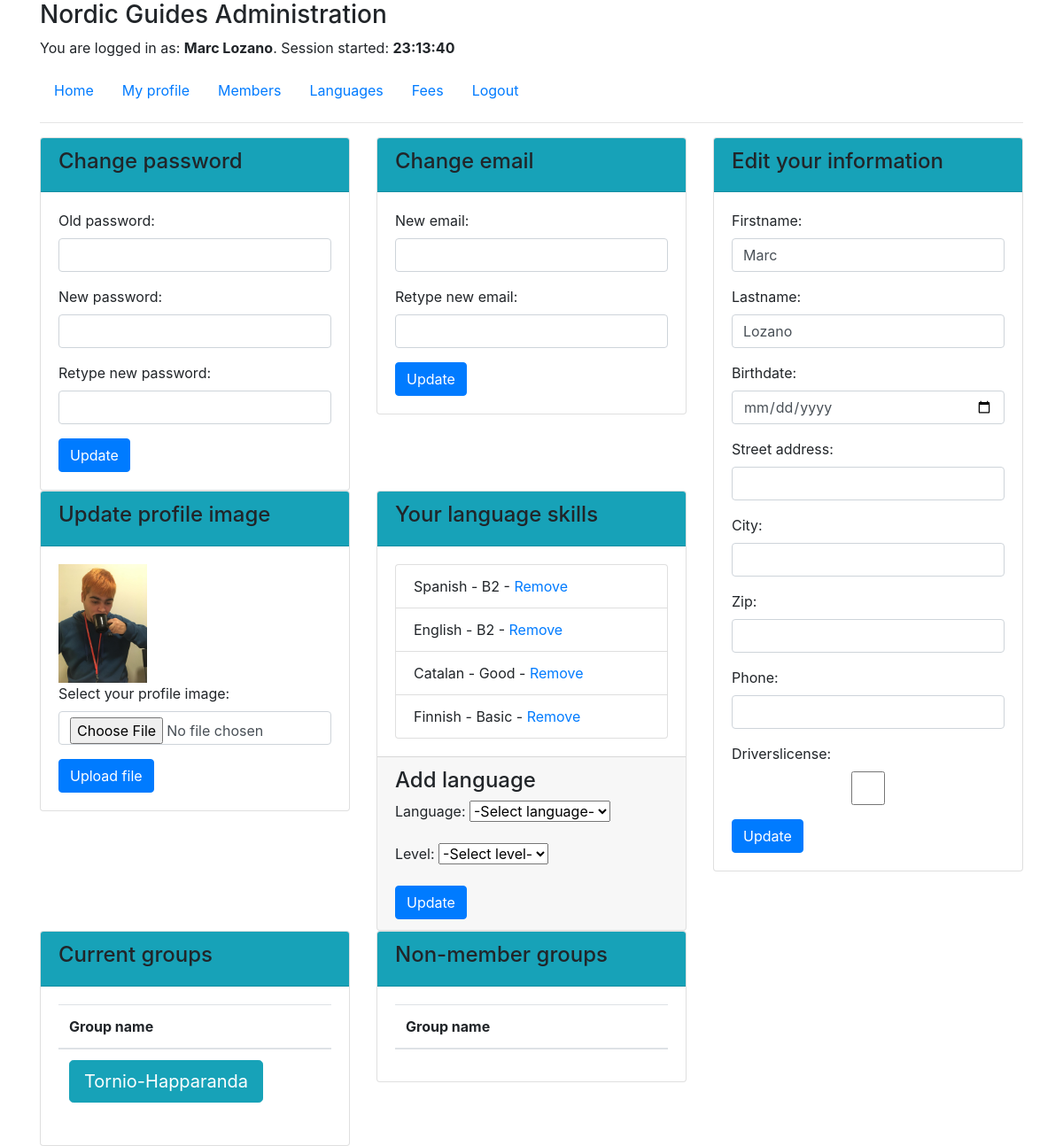
The app's page /FinalAssigment/admin/index.php?page=myprofile (signed in) with its own data.
### tables this page shows
CREATE TABLE `members` (
  `memberID` int(11) NOT NULL,
  `birthdate` date DEFAULT NULL,
  `firstname` varchar(20) NOT NULL,
  `lastname` varchar(50) NOT NULL,
  `street` varchar(50) DEFAULT NULL,
  `city` varchar(30) DEFAULT NULL,
  `zip` varchar(10) DEFAULT NULL,
  `phone` varchar(50) DEFAULT NULL,
  `email` varchar(100) NOT NULL,
  `password` varchar(120) NOT NULL,
  `role` varchar(10) NOT NULL DEFAULT 'member',
  `driverslicense` varchar(10) DEFAULT NULL,
  `profileimage` varchar(100) DEFAULT NULL
);

CREATE TABLE `memberlanguages` (
  `memberlanguagesID` int(11) NOT NULL,
  `memberID` int(11) NOT NULL,
  `language` varchar(20) NOT NULL,
  `level` varchar(20) NOT NULL
);

CREATE TABLE `membergroups` (
  `membergroupID` int(11) NOT NULL,
  `groupID` int(11) NOT NULL,
  `memberID` int(11) NOT NULL
);

CREATE TABLE `groups` (
  `groupID` int(11) NOT NULL,
  `groupname` varchar(100) NOT NULL,
  `groupdescription` text DEFAULT NULL,
  `contactpersonID` int(11) NOT NULL
);

### FinalAssigment/admin/php/myprofile.php (the view, shortened to what this page needs)
<?php
include('../../php/dbConnect.php');
$sql="SELECT * FROM members WHERE memberID=".$_SESSION['userID'];
$result=$conn->query($sql);
$row=$result->fetch_assoc();
?>
<div class="row">
  <div class="col-sm-8">
   <div class="row">
     <div class="col-sm-6">
	  <div class="card">
        <div class="card-header bg-info"><h4>Change password</h4></div>
		<div class="card-body">
        <form action='php/updatepassword.php' method='post'>
        <div class="form-group">
            <label for="pwd">Old password:</label>
            <input type="password" class="form-control" id="pwd" name="oldpwd">
        </div>
        <div class="form-group">
            <label for="pwd">New password:</label>
            <input type="password" class="form-control" id="pwd" name="newpwd1">
        </div>
        <div class="form-group">
            <label for="pwd">Retype new password:</label>
            <input type="password" class="form-control" id="pwd" name="newpwd2">
        </div>
        <button type="submit" class="btn btn-primary">Update</button>
        </form>
		</div>
	  </div>
     </div>
        <div class="col-sm-6">
       <div class="card">
        <div class="card-header bg-info"><h4>Change email</h4></div>
		<div class="card-body">
        <form action='php/updateEmail.php' method='post'>
        <div class="form-group">
            <label for="email">New email:</label>
            <input type="email" class="form-control" id="email" name="newemail1">
        </div>
        <div class="form-group">
            <label for="email">Retype new email:</label>
            <input type="email" class="form-control" id="email" name="newemail2">
        </div>
        <button type="submit" class="btn btn-primary">Update</button>
        </form>
		</div>
	  </div>
     </div>
     <div class="col-sm-6">
	    <div class="card">
         <div class="card-header bg-info"><h4>Update profile image</h4></div>
         <div class="card-body"><?php
            if(!empty($row['profileimage'])){
                echo '<img src="../../images/members/'.$row['profileimage'].'" class="media-object" style="width:100px">';
            }else echo '<p>No image found in database</p>';
             ?>
            <form action="php/saveProfileImg.php" method="post" enctype="multipart/form-data">
                <div class="form-group">
                <label for="imgFile">Select your profile image:</label>
                <input type="file" class="form-control" name="imgFile"></div>
                <button type="submit" class="btn btn-primary">Upload file</button>
            </form>
		 </div>
	    </div>
       </div>
		<div class="col-sm-6">
				<div class="card">
			<div class="card-header bg-info"><h4>Your language skills</h4></div>
			<div class="card-body">
			 <ul class="list-group">
			 <?php
			 $sql="SELECT memberlanguagesID,language,level FROM memberlanguages WHERE memberID=".$_SESSION['userID'];
             $result1=$conn->query($sql);
             while($row1=$result1->fetch_assoc()){
                echo '<li class="list-group-item">';
                echo $row1['language'];
                echo ' - ';
                echo $row1['level'];
                echo ' - ';
                echo '<a href="php/removeLanguage.php?mrlngID='.$row1['memberlanguagesID'].'">Remove</a>';
                echo '</li>';
             }
			 ?>
			 </ul>
			</div>
			<div class="card-footer">
				<h4>Add language</h4>
				<form action="php/addLanguage.php" method="post">
					<div class="form-group">
						<label for="language">Language:</label>
						<select name="language">
							<option value="">-Select language-</option>
						</select>
					</div>
					<div class="form-group">
						<label for="level">Level:</label>
						<select name="level">
							<option value="">-Select level-</option>
						</select>
					</div>
					<button type="submit" class="btn btn-primary">Update</button>
				</form>
			</div>
		</div>
    </div>
            <div class="col-sm-6">
	    <div class="card">
         <div class="card-header bg-info"><h4>Current groups</h4></div>
         <div class="card-body">
                <table class="table table-hover">
                <thead>
      <tr>
        <th>Group name</th>
      </tr>
    </thead>
    <tbody>
      <?php
        $sql="SELECT * FROM groups INNER JOIN membergroups ON groups.groupID=membergroups.groupID INNER JOIN members ON membergroups.memberID=members.memberID WHERE members.memberID=".$_SESSION['userID'];
        $result4=$conn->query($sql);
        while($row3=$result4->fetch_assoc()){
            echo '<tr>';
            echo '<td>';
            echo '<form action="php/updateGroup.php" method="post">';
            echo '<button type="submit" class="btn btn-info btn-lg">'.$row3['groupname'].'</button>';
            echo '</form> ';
            echo '</td>';
            echo '</tr>';
        }
       ?>
    </tbody>
    </table>
		 </div>
	    </div>
       </div>
       <div class="col-sm-6">
	    <div class="card">
         <div class="card-header bg-info"><h4>Non-member groups</h4></div>
         <div class="card-body">
                <table class="table table-hover">
                <thead>
      <tr>
        <th>Group name</th>
      </tr>
    </thead>
    </table>
		 </div>
	    </div>
       </div>
   </div>
  </div>
  <div class="col-sm-4">
	   <div class="card">
        <div class="card-header bg-info"><h4>Edit your information</h4></div>
		<div class="card-body">
        <form action="php/updateMyInfo.php" method="post">
            <div class="form-group">
                <label for="firstname">Firstname:</label>
                <input type="text" class="form-control" name="firstname"
                value="<?php echo $row['firstname']?>">
            </div>
            <div class="form-group">
                <label for="lastname">Lastname:</label>
                <input type="text" class="form-control" name="lastname"
                value="<?php echo $row['lastname']?>">
            </div>
            <div class="form-group">
                <label for="birthdate">Birthdate:</label>
                <input type="date" class="form-control" name="birthdate"
                value="<?php echo $row['birthdate']?>">
            </div>
            <div class="form-group">
                <label for="street">Street address:</label>
                <input type="text" class="form-control" name="street"
                value="<?php echo $row['street']?>">
            </div>
			<div class="form-group">
                <label for="city">City:</label>
                <input type="text" class="form-control" name="city"
                value="<?php echo $row['city']?>">
            </div>
			<div class="form-group">
                <label for="zip">Zip:</label>
                <input type="text" class="form-control" name="zip"
                value="<?php echo $row['zip']?>">
            </div>
			<div class="form-group">
                <label for="phone">Phone:</label>
                <input type="phone" class="form-control" name="phone"
                value="<?php echo $row['phone']?>">
            </div>
			<div class="form-group">
                <label for="drivesl">Driverslicense:</label>
                <input type="checkbox" class="form-control" name="driversl" value="ok"
				<?php if($row['driverslicense']=='ok') echo 'checked' ?>>
            </div>
            <button type="submit" class="btn btn-primary">Update</button>
      </form>
	  </div>
	 </div>
  </div>
</div>

### FinalAssigment/admin/index.php (shortened to what this page needs)
<?php
if(!isset($_SESSION['userID'])) $page='login';
elseif(isset($_GET['page'])) $page=$_GET['page'];
else $page='';
?>
<!DOCTYPE html>
<html>
    <head>
        <link rel="stylesheet" href="../../css/bootstrap.min.css">
    </head>
    <body>
        <div class="container">
        <?php
            if(isset($_SESSION['userID'])) include('php/session.php');
            if($page=='myprofile') include('php/myprofile.php');
        ?>
        </div>
    </body>
</html>

### FinalAssigment/admin/php/session.php
<?php
echo '<h3>Nordic Guides Administration</h3>';
echo '<p>You are logged in as: <b>'.$_SESSION['name'].'</b>. ';
echo 'Session started: <b>'.$_SESSION['starttime'].'</b></p>';
?>
<ul class="nav">
        <li class="nav-item">
    <a class="nav-link" href="index.php">Home</a>
  </li>
  <li class="nav-item">
    <a class="nav-link" href="index.php?page=myprofile">My profile</a>
  </li>
  <li class="nav-item">
    <a class="nav-link" href="index.php?page=guides">Members</a>
  </li>
<li class="nav-item">
    <a class="nav-link" href="index.php?page=languages">Languages</a>
  </li>
    <li class="nav-item">
    <a class="nav-link" href="index.php?page=fees">Fees</a>
  </li>
  <li class="nav-item">
    <a class="nav-link" href="php/logout.php">Logout</a>
  </li>
</ul>
<hr>

### records on screen
members: profileimage (picture), firstname "Marc", lastname "Lozano"
memberlanguages: language "Spanish", level "B2"
memberlanguages: language "English", level "B2"
memberlanguages: language "Catalan", level "Good"
memberlanguages: language "Finnish", level "Basic"
membergroups: groupID.groupname "Tornio-Happaranda"

### other values on screen
$_SESSION['name'] "Marc Lozano"
$_SESSION['starttime'] "23:13:40"
